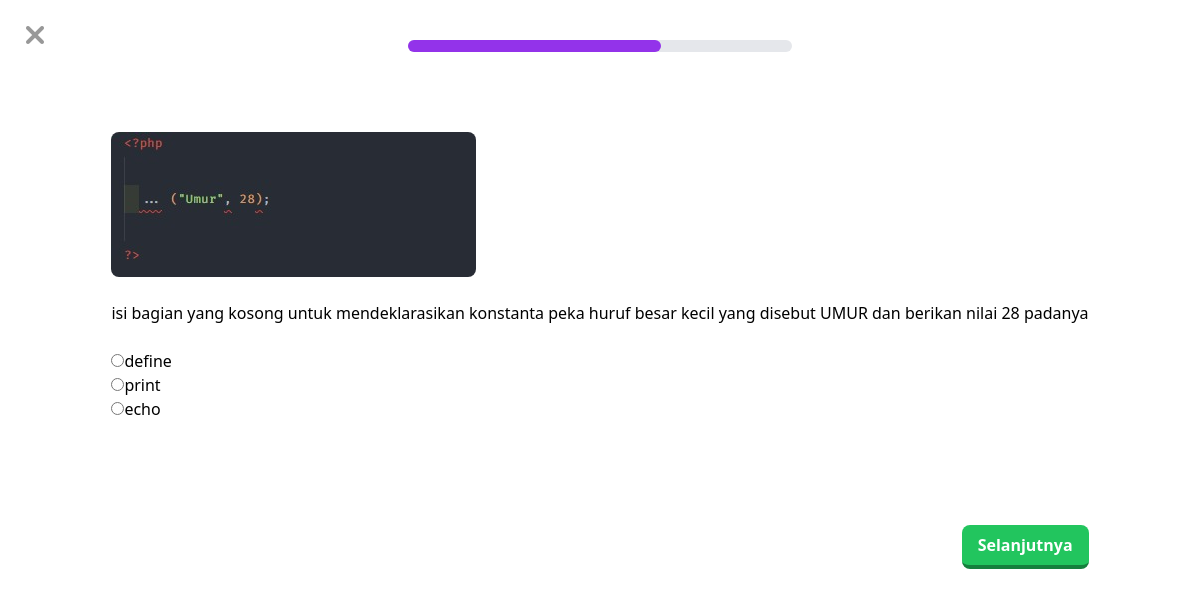
/codingku/php/variable1.2/question.php?n=11, run on the app's committed database.
### tables this page shows
CREATE TABLE `questions` (
  `question_number` int(11) NOT NULL,
  `question_text` text NOT NULL,
  `question_image` varchar(255) NOT NULL
);

CREATE TABLE `options` (
  `id` int(11) NOT NULL,
  `question_number` int(11) NOT NULL,
  `is_correct` tinyint(1) NOT NULL DEFAULT 0,
  `coption` text NOT NULL
);

### codingku/php/variable1.2/question.php (the view, shortened to what this page needs)
<?php
include '../../koneksi.php';
$number = $_GET['n'];
$query = "SELECT * FROM questions WHERE question_number = $number";
$result = mysqli_query($conn, $query);
$question = mysqli_fetch_assoc($result);
$query = "SELECT * FROM options WHERE question_number = $number";
$choices = mysqli_query($conn, $query);
?>
<html>
<head>
  <script src="https://cdn.tailwindcss.com"></script>
</head>
<section class="font-poppins">
  <div class="flex flex-col">
    <div class="relative">
      <div><a href="../../tailwind.php"><img src="../../gambar/x1.png" class="absolute top-5 left-5 opacity-40"></a></div>
    </div>
    <div class="m-auto my-10 mb-20">
      <div class="w-96 bg-gray-200 rounded-full h-3">
        <div class="bg-purple-600 h-3 rounded-full" style="width: 66%"></div>
      </div>
    </div>
    <div class="m-auto">
      <img class="rounded-lg" src="gambar/<?php echo $question['question_image']; ?>"><br>
      <p><?php echo $question['question_text']; ?> </p> <br>
      <form method="POST" action="process.php">
        <ul class="choicess">
          <?php while ($row = mysqli_fetch_assoc($choices)) { ?>
            <li><input type="radio" name="choice" value="<?php echo $row['id']; ?>" required><?php echo $row['coption']; ?></li>
          <?php } ?>
        </ul>
        <br>
        <div class="text-center mt-20">
          <button class="float-right bg-green-500 hover:bg-green-400 text-white font-bold py-2 px-4 border-b-4 border-green-700 hover:border-green-500 rounded-lg" name="submit" value="submit">Selanjutnya</a></button>
        </div>
    </div>
</section>

### data on the page
questions: question_image (picture), question_text "isi bagian yang kosong untuk mendeklarasikan konstanta peka huruf besar kecil yang disebut UMUR dan berikan nilai 28 padanya"
options: coption "define"
options: coption "print"
options: coption "echo"
